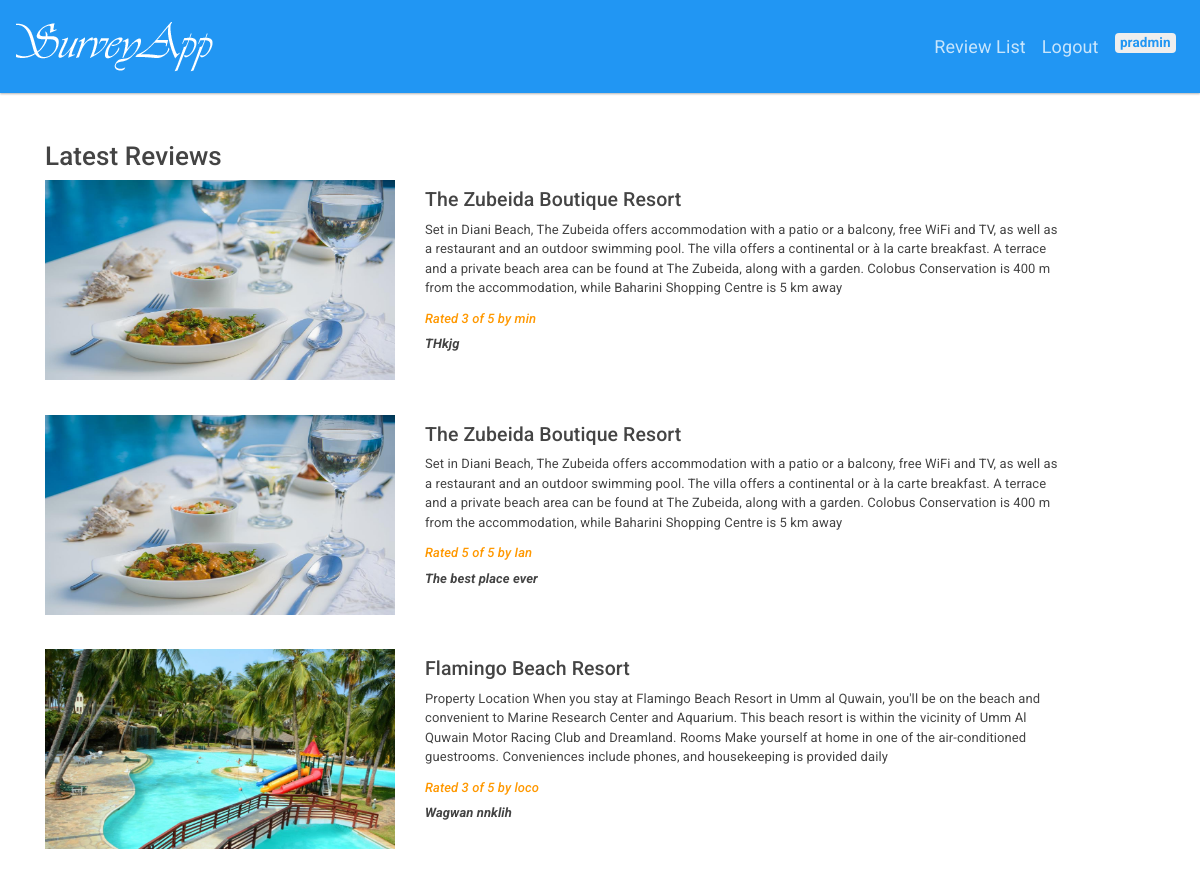
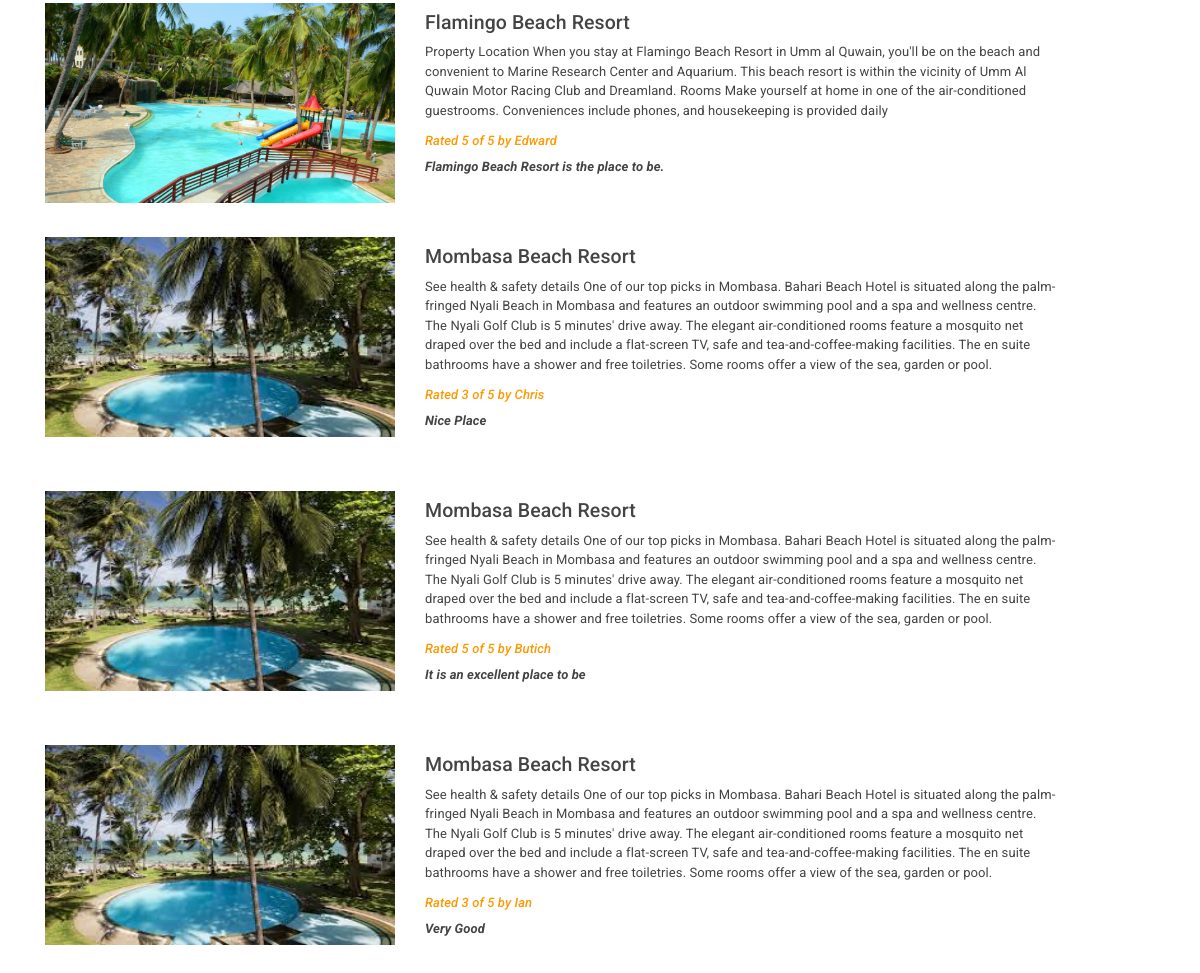
The app's page /reviews (signed in) with its own data (2 pictures, top to bottom).
### pr/models.py (models this page shows, shortened)
class Review(models.Model):
    RATING_CHOICES = (
        (1, 'Terrible'),
        (2, 'Poor'),
        (3, 'Average'),
        (4, 'Very Good'),
        (5, 'Excellent'),
    )
    company = models.ForeignKey(Company, on_delete=models.CASCADE)
    pub_date = models.DateTimeField('date published')
    user_name = models.CharField(max_length=100)
    comment = models.CharField(max_length=200)
    rating = models.IntegerField(choices=RATING_CHOICES)

class Company(models.Model):
    name = models.CharField(max_length=200)
    author = models.ForeignKey( 'auth.User', on_delete=models.CASCADE, )
    image = models.ImageField(upload_to='companies/%Y/%m/%d', blank=True)
    body = models.TextField()

### pr/views.py (the view)
# urls.py: url(r'^reviews$', views.review_list, name='review_list'),
def review_list(request):
    latest_review_list = Review.objects.order_by('-pub_date')[:9]
    context = {'latest_review_list':latest_review_list}
    return render(request, 'pr/review_list.html', context)

### pr/templates/pr/review_list.html
{% extends 'pr/base.html' %}
{% block title %}
<h2>Latest Reviews</h2>
{% endblock %}
{% block content %}
{% if latest_review_list %}
<div>
    {% for review in latest_review_list %}
    <div class="row">
        <div class="col-xs-12 col-sm-12 col-lg-4">
        {% if review.company.image %}
        <img style="height: 200px; width: 100%; display: block;" src="{{review.company.image.url}}" alt="Card image">
        </div>
        <div class="col-xs-12 col-sm-12 col-lg-7 mt-2 mb-5">
            <h4>{{ review.company.name }}</h4>
        <p>{{review.company.body}}</p>
        {% endif %}
        <strong>
            <em>
                <h6 class="text-warning">Rated {{ review.rating }} of 5 by {{ review.user_name }}</h6>
                <p>{{ review.comment }}</p>
            </em>
        </strong>
    </div>
    </div>
    {% endfor %}
</div>
{% else %}
<p>No reviews are available.</p>
{% endif %}
{% endblock %}

### pr/templates/pr/base.html (shortened to what this page needs)
{% load static %}
{% load bootstrap4 %}
{% bootstrap_css %}
{% block bootstrap4_content %}
<!DOCTYPE html>
<html lang="en">
<head>
    <link rel="stylesheet" href="{% static 'css/bootstrap.min.css' %}">
    <link rel="stylesheet" href="https://cdnjs.cloudflare.com/ajax/libs/font-awesome/4.7.0/css/font-awesome.min.css">
    <link rel="stylesheet" href="{% static 'css/style.css' %}">
</head>
<body>
    <nav class="navbar navbar-expand-lg navbar-dark bg-primary">
        <a class="navbar-brand" href="{% url 'pr:company_list' %}"><img src="{% static 'img/logoS.png' %}" alt="Survey App"></a>
        <div class="collapse navbar-collapse" id="navbarColor01">
          <ul class="navbar-nav ml-auto">
            <li class="nav-item">
              <a class="nav-link navi" href="{% url 'pr:review_list' %}">Review List</a>
            </li>
            {% if user.is_authenticated %}
            <li><a class="nav-link navi" href="{% url 'logout' %}">Logout</a></li>
            <li><a class="nav-link navi"><span class="badge badge-light text-primary">{{ user.username }}</span></a></li>
            {% else %}
            <li><a class="nav-link navi" href="{% url 'login' %}">Login</a></li>
            {% endif %}
          </ul>
        </div>
      </nav>
      <div class="container mt-5">
        <h1>{% block title %}(no title){% endblock %}</h1>
        {% block content %}(no content){% endblock %}
    {% endblock %}
      </div>
</body>
</html>

### static/css/style.css (style rules this page uses)
.navi { font-size: 18px!important; }

### records on screen
Review: company.image (picture), company.name "The Zubeida Boutique Resort", company.body "Set in Diani Beach, The Zubeida offers accommodation with a patio or a balcony, free WiFi and TV, as well as a restaurant and an outdoor swimming pool. The villa offers a continental or à la carte breakfast. A terrace and a private beach area can be found at The Zubeida, along with a garden. Colobus Conservation is 400 m from the accommodation, while Baharini Shopping Centre is 5 km away", rating "3", user_name "min", comment "THkjg"
Review: company.image (picture), company.name "The Zubeida Boutique Resort", company.body "Set in Diani Beach, The Zubeida offers accommodation with a patio or a balcony, free WiFi and TV, as well as a restaurant and an outdoor swimming pool. The villa offers a continental or à la carte breakfast. A terrace and a private beach area can be found at The Zubeida, along with a garden. Colobus Conservation is 400 m from the accommodation, while Baharini Shopping Centre is 5 km away", rating "5", user_name "Ian", comment "The best place ever"
Review: company.image (picture), company.name "Flamingo Beach Resort", company.body "Property Location When you stay at Flamingo Beach Resort in Umm al Quwain, you'll be on the beach and convenient to Marine Research Center and Aquarium. This beach resort is within the vicinity of Umm Al Quwain Motor Racing Club and Dreamland. Rooms Make yourself at home in one of the air-conditioned guestrooms. Conveniences include phones, and housekeeping is provided daily", rating "3", user_name "loco", comment "Wagwan nnklih"
Review: company.image (picture), company.name "Flamingo Beach Resort", company.body "Property Location When you stay at Flamingo Beach Resort in Umm al Quwain, you'll be on the beach and convenient to Marine Research Center and Aquarium. This beach resort is within the vicinity of Umm Al Quwain Motor Racing Club and Dreamland. Rooms Make yourself at home in one of the air-conditioned guestrooms. Conveniences include phones, and housekeeping is provided daily", rating "5", user_name "Edward", comment "Flamingo Beach Resort is the place to be."
Review: company.image (picture), company.name "Mombasa Beach Resort", company.body "See health & safety details One of our top picks in Mombasa. Bahari Beach Hotel is situated along the palm-fringed Nyali Beach in Mombasa and features an outdoor swimming pool and a spa and wellness centre. The Nyali Golf Club is 5 minutes' drive away. The elegant air-conditioned rooms feature a mosquito net draped over the bed and include a flat-screen TV, safe and tea-and-coffee-making facilities. The en suite bathrooms have a shower and free toiletries. Some rooms offer a view of the sea, garden or pool.", rating "3", user_name "Chris", comment "Nice Place"
Review: company.image (picture), company.name "Mombasa Beach Resort", company.body "See health & safety details One of our top picks in Mombasa. Bahari Beach Hotel is situated along the palm-fringed Nyali Beach in Mombasa and features an outdoor swimming pool and a spa and wellness centre. The Nyali Golf Club is 5 minutes' drive away. The elegant air-conditioned rooms feature a mosquito net draped over the bed and include a flat-screen TV, safe and tea-and-coffee-making facilities. The en suite bathrooms have a shower and free toiletries. Some rooms offer a view of the sea, garden or pool.", rating "5", user_name "Butich", comment "It is an excellent place to be"
Review: company.image (picture), company.name "Mombasa Beach Resort", company.body "See health & safety details One of our top picks in Mombasa. Bahari Beach Hotel is situated along the palm-fringed Nyali Beach in Mombasa and features an outdoor swimming pool and a spa and wellness centre. The Nyali Golf Club is 5 minutes' drive away. The elegant air-conditioned rooms feature a mosquito net draped over the bed and include a flat-screen TV, safe and tea-and-coffee-making facilities. The en suite bathrooms have a shower and free toiletries. Some rooms offer a view of the sea, garden or pool.", rating "3", user_name "Ian", comment "Very Good"

### other values on screen
{{ user.username }} "pradmin"
